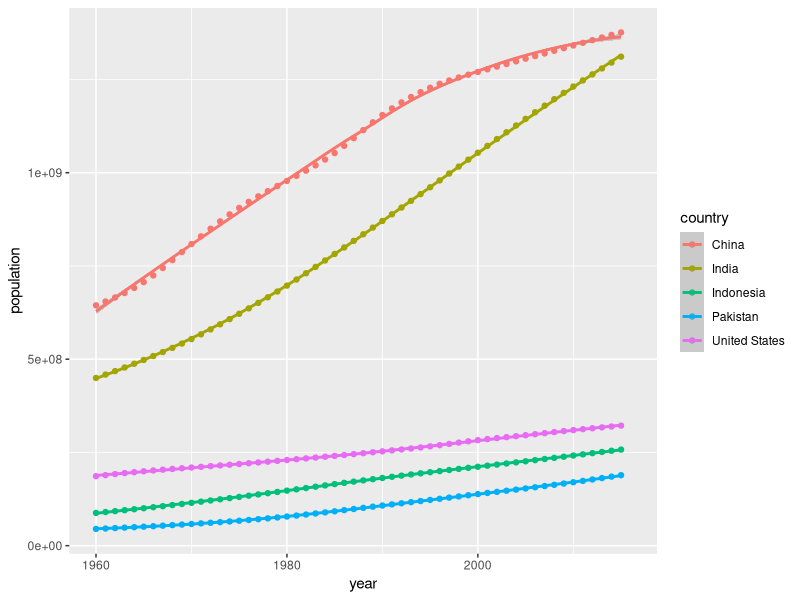
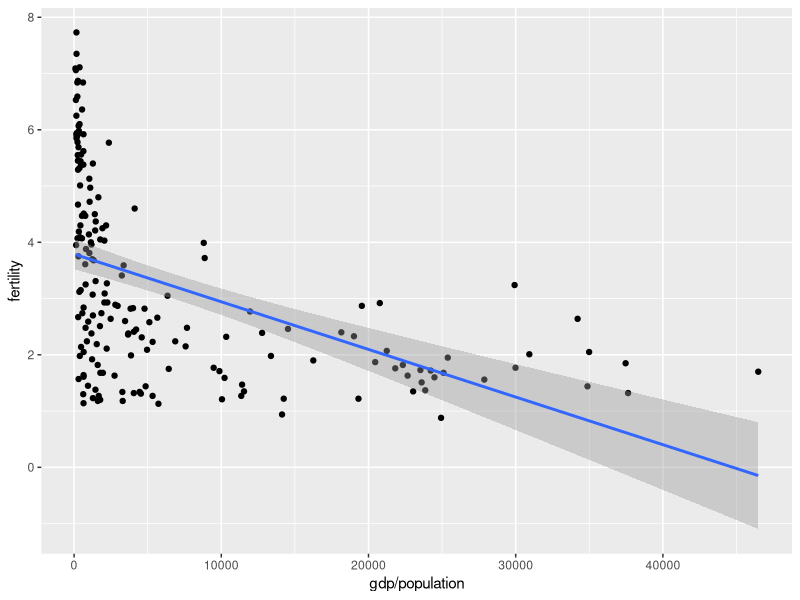
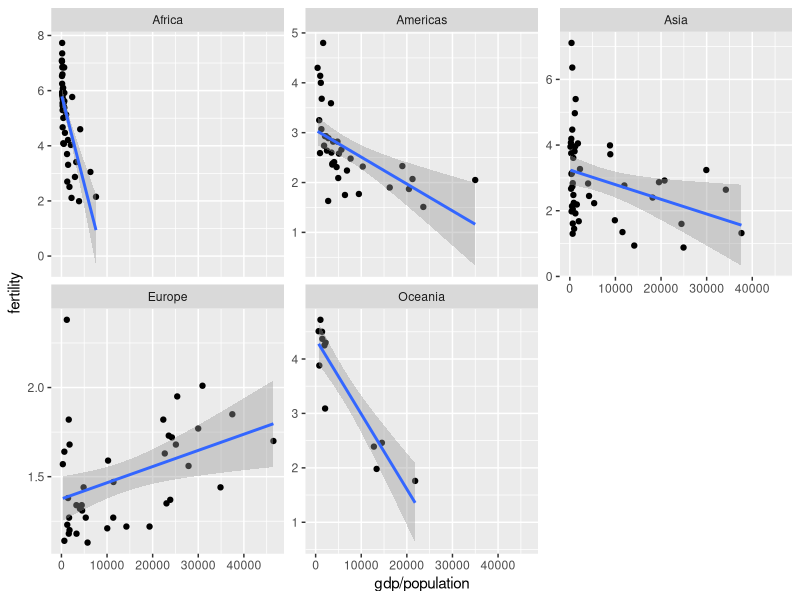
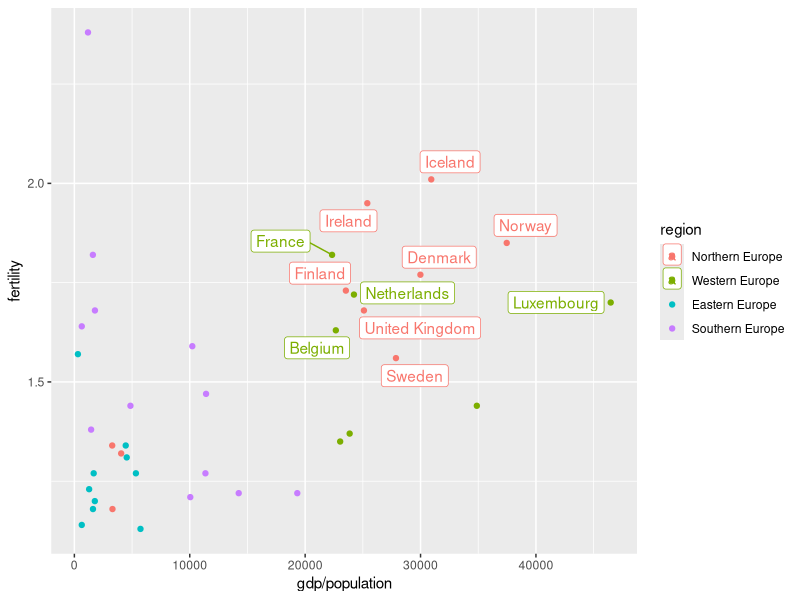

The R script that drew these images, in order:
## ---- chunk 1
knitr::opts_chunk$set(echo = TRUE)
## ---- chunk 2
# install.packages("dslabs")
library(tidyverse)
library(dslabs)
library(ggrepel)

gapminder |> as_tibble() |> 
  head(5)
## ---- chunk 3
#Question 1
gapminder |> 
  arrange(-population,-year) |> 
  filter(country %in% c("China","India","United States","Indonesia","Pakistan")) |> 
  ggplot(aes(x=year,y=population,color=country))+
  geom_point()+
  geom_smooth()
  
## ---- chunk 4
gapminder |> 
  filter(year==2015 & country %in% c("Turkey","Poland","South Korea","Russia","Vietnam","South Africa")) |> 
  arrange(-infant_mortality) |> 
  select(country,infant_mortality) |> 
  knitr::kable()
## ---- chunk 5
gapminder |> 
  filter(year==2000) |> 
  ggplot(aes(x=gdp/population, y=fertility))+
  geom_point()+
  geom_smooth(method="lm")
## ---- chunk 6
gapminder |> 
  filter(year==2000) |> 
  ggplot(aes(x=gdp/population, y=fertility))+
  geom_point()+
  geom_smooth(method="lm")+
  facet_wrap(~continent,scales="free_y")
## ---- chunk 7
eu_2000<-gapminder |> 
  filter(year==2000 & continent=="Europe")

eu_2000|> 
  filter(fertility > 1.5, gdp/population > 20000) |> 
  ggplot(aes(x=gdp/population, y=fertility,color=region))+
  ggrepel::geom_label_repel(aes(label=country))+
  geom_point(data=eu_2000)
